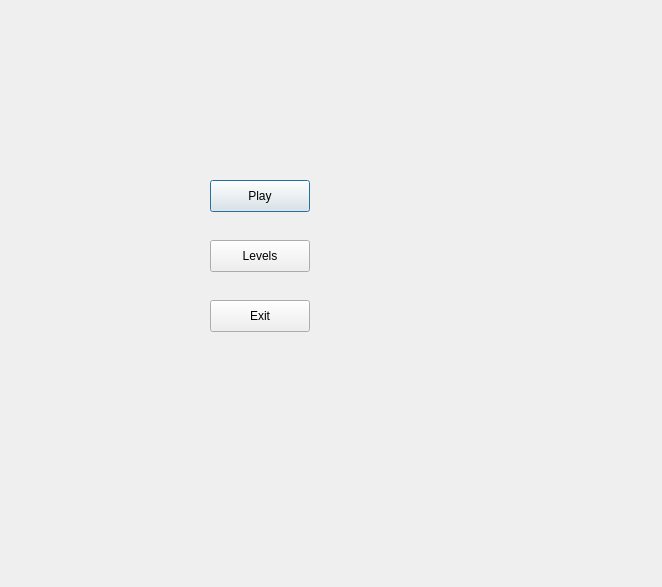
<?xml version="1.0" encoding="UTF-8"?>
<ui version="4.0">
 <class>login</class>
 <widget class="QDialog" name="login">
  <property name="geometry">
   <rect>
    <x>0</x>
    <y>0</y>
    <width>662</width>
    <height>587</height>
   </rect>
  </property>
  <property name="windowTitle">
   <string>Dialog</string>
  </property>
  <widget class="QPushButton" name="play">
   <property name="geometry">
    <rect>
     <x>210</x>
     <y>180</y>
     <width>100</width>
     <height>32</height>
    </rect>
   </property>
   <property name="text">
    <string>Play</string>
   </property>
  </widget>
  <widget class="QPushButton" name="levels">
   <property name="geometry">
    <rect>
     <x>210</x>
     <y>240</y>
     <width>100</width>
     <height>32</height>
    </rect>
   </property>
   <property name="text">
    <string>Levels</string>
   </property>
  </widget>
  <widget class="QPushButton" name="exit">
   <property name="geometry">
    <rect>
     <x>210</x>
     <y>300</y>
     <width>100</width>
     <height>32</height>
    </rect>
   </property>
   <property name="text">
    <string>Exit</string>
   </property>
  </widget>
 </widget>
 <resources/>
 <connections/>
</ui>
